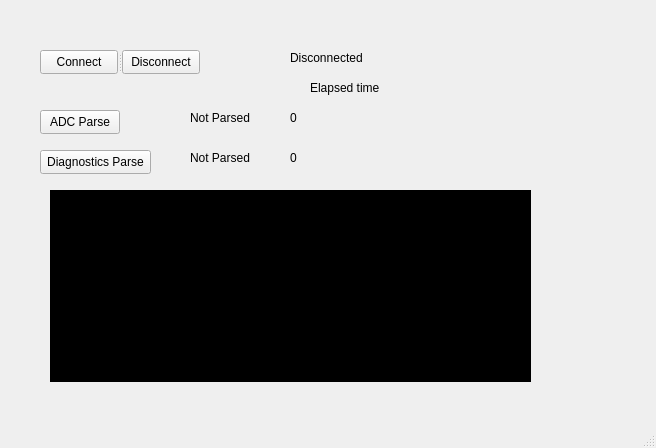
<?xml version="1.0" encoding="UTF-8"?>
<ui version="4.0">
 <class>MainWindow</class>
 <widget class="QMainWindow" name="MainWindow">
  <property name="geometry">
   <rect>
    <x>0</x>
    <y>0</y>
    <width>656</width>
    <height>448</height>
   </rect>
  </property>
  <property name="windowTitle">
   <string>MainWindow</string>
  </property>
  <widget class="QWidget" name="centralwidget">
   <widget class="QPushButton" name="adcButton">
    <property name="geometry">
     <rect>
      <x>40</x>
      <y>110</y>
      <width>80</width>
      <height>24</height>
     </rect>
    </property>
    <property name="text">
     <string>ADC Parse</string>
    </property>
   </widget>
   <widget class="QPushButton" name="diagButton">
    <property name="geometry">
     <rect>
      <x>40</x>
      <y>150</y>
      <width>111</width>
      <height>24</height>
     </rect>
    </property>
    <property name="text">
     <string>Diagnostics Parse</string>
    </property>
   </widget>
   <widget class="QLabel" name="conLabel">
    <property name="geometry">
     <rect>
      <x>290</x>
      <y>50</y>
      <width>91</width>
      <height>16</height>
     </rect>
    </property>
    <property name="text">
     <string>Disconnected</string>
    </property>
   </widget>
   <widget class="QLabel" name="adcLabel">
    <property name="geometry">
     <rect>
      <x>190</x>
      <y>110</y>
      <width>91</width>
      <height>16</height>
     </rect>
    </property>
    <property name="text">
     <string>Not Parsed</string>
    </property>
   </widget>
   <widget class="QLabel" name="diagLabel">
    <property name="geometry">
     <rect>
      <x>190</x>
      <y>150</y>
      <width>91</width>
      <height>16</height>
     </rect>
    </property>
    <property name="text">
     <string>Not Parsed</string>
    </property>
   </widget>
   <widget class="QLabel" name="readLabel">
    <property name="geometry">
     <rect>
      <x>190</x>
      <y>190</y>
      <width>91</width>
      <height>16</height>
     </rect>
    </property>
    <property name="text">
     <string/>
    </property>
   </widget>
   <widget class="QLabel" name="timeHeadLabel">
    <property name="geometry">
     <rect>
      <x>310</x>
      <y>80</y>
      <width>81</width>
      <height>16</height>
     </rect>
    </property>
    <property name="text">
     <string>Elapsed time</string>
    </property>
   </widget>
   <widget class="QLabel" name="adcTimeLabel">
    <property name="geometry">
     <rect>
      <x>290</x>
      <y>110</y>
      <width>80</width>
      <height>16</height>
     </rect>
    </property>
    <property name="text">
     <string>0</string>
    </property>
   </widget>
   <widget class="QLabel" name="diagTimeLabel">
    <property name="geometry">
     <rect>
      <x>290</x>
      <y>150</y>
      <width>80</width>
      <height>16</height>
     </rect>
    </property>
    <property name="text">
     <string>0</string>
    </property>
   </widget>
   <widget class="QSplitter" name="splitter">
    <property name="geometry">
     <rect>
      <x>40</x>
      <y>50</y>
      <width>160</width>
      <height>24</height>
     </rect>
    </property>
    <property name="orientation">
     <enum>Qt::Horizontal</enum>
    </property>
    <widget class="QPushButton" name="connectButton">
     <property name="text">
      <string>Connect</string>
     </property>
    </widget>
    <widget class="QPushButton" name="disconnectButton">
     <property name="text">
      <string>Disconnect</string>
     </property>
    </widget>
   </widget>
   <widget class="QTextBrowser" name="consoleTextBrowser">
    <property name="geometry">
     <rect>
      <x>50</x>
      <y>190</y>
      <width>481</width>
      <height>192</height>
     </rect>
    </property>
    <property name="styleSheet">
     <string notr="true">font: 10pt &quot;Meiryo UI&quot;;
background-color: rgb(0, 0, 0);</string>
    </property>
   </widget>
  </widget>
  <widget class="QMenuBar" name="menubar">
   <property name="geometry">
    <rect>
     <x>0</x>
     <y>0</y>
     <width>656</width>
     <height>21</height>
    </rect>
   </property>
  </widget>
  <widget class="QStatusBar" name="statusbar"/>
 </widget>
 <resources/>
 <connections/>
</ui>
